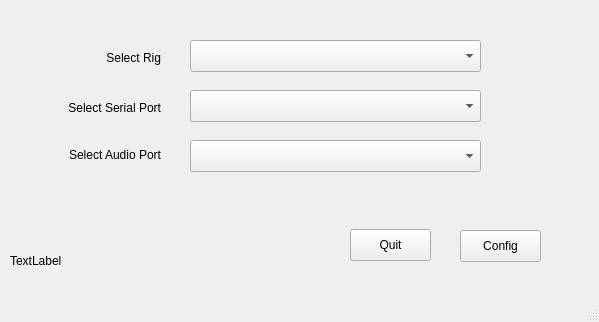
<?xml version="1.0" encoding="UTF-8"?>
<ui version="4.0">
 <class>MainWindow</class>
 <widget class="QMainWindow" name="MainWindow">
  <property name="geometry">
   <rect>
    <x>0</x>
    <y>0</y>
    <width>599</width>
    <height>322</height>
   </rect>
  </property>
  <property name="windowTitle">
   <string>MainWindow</string>
  </property>
  <widget class="QWidget" name="centralwidget">
   <widget class="QLabel" name="appLabel">
    <property name="geometry">
     <rect>
      <x>10</x>
      <y>250</y>
      <width>281</width>
      <height>21</height>
     </rect>
    </property>
    <property name="text">
     <string>TextLabel</string>
    </property>
   </widget>
   <widget class="QComboBox" name="serialPortComboBox">
    <property name="geometry">
     <rect>
      <x>190</x>
      <y>90</y>
      <width>291</width>
      <height>32</height>
     </rect>
    </property>
   </widget>
   <widget class="QLabel" name="serialPortLabel">
    <property name="geometry">
     <rect>
      <x>60</x>
      <y>100</y>
      <width>101</width>
      <height>16</height>
     </rect>
    </property>
    <property name="text">
     <string>Select Serial Port</string>
    </property>
    <property name="alignment">
     <set>Qt::AlignRight|Qt::AlignTrailing|Qt::AlignVCenter</set>
    </property>
   </widget>
   <widget class="QLabel" name="rigPortLabel">
    <property name="geometry">
     <rect>
      <x>60</x>
      <y>50</y>
      <width>101</width>
      <height>16</height>
     </rect>
    </property>
    <property name="text">
     <string>Select Rig</string>
    </property>
    <property name="alignment">
     <set>Qt::AlignRight|Qt::AlignTrailing|Qt::AlignVCenter</set>
    </property>
   </widget>
   <widget class="QComboBox" name="rigComboBox">
    <property name="geometry">
     <rect>
      <x>190</x>
      <y>40</y>
      <width>291</width>
      <height>32</height>
     </rect>
    </property>
   </widget>
   <widget class="QLabel" name="audioPortLabel">
    <property name="geometry">
     <rect>
      <x>60</x>
      <y>147</y>
      <width>101</width>
      <height>16</height>
     </rect>
    </property>
    <property name="text">
     <string>Select Audio Port</string>
    </property>
    <property name="alignment">
     <set>Qt::AlignRight|Qt::AlignTrailing|Qt::AlignVCenter</set>
    </property>
   </widget>
   <widget class="QComboBox" name="audioPortComboBox">
    <property name="geometry">
     <rect>
      <x>190</x>
      <y>140</y>
      <width>291</width>
      <height>32</height>
     </rect>
    </property>
   </widget>
   <widget class="QPushButton" name="quit_pButton">
    <property name="geometry">
     <rect>
      <x>350</x>
      <y>229</y>
      <width>81</width>
      <height>32</height>
     </rect>
    </property>
    <property name="text">
     <string>Quit</string>
    </property>
   </widget>
   <widget class="QPushButton" name="config_pButton">
    <property name="geometry">
     <rect>
      <x>460</x>
      <y>230</y>
      <width>81</width>
      <height>32</height>
     </rect>
    </property>
    <property name="text">
     <string>Config</string>
    </property>
   </widget>
  </widget>
  <widget class="QMenuBar" name="menubar">
   <property name="geometry">
    <rect>
     <x>0</x>
     <y>0</y>
     <width>599</width>
     <height>22</height>
    </rect>
   </property>
  </widget>
  <widget class="QStatusBar" name="statusbar"/>
 </widget>
 <resources/>
 <connections/>
</ui>
